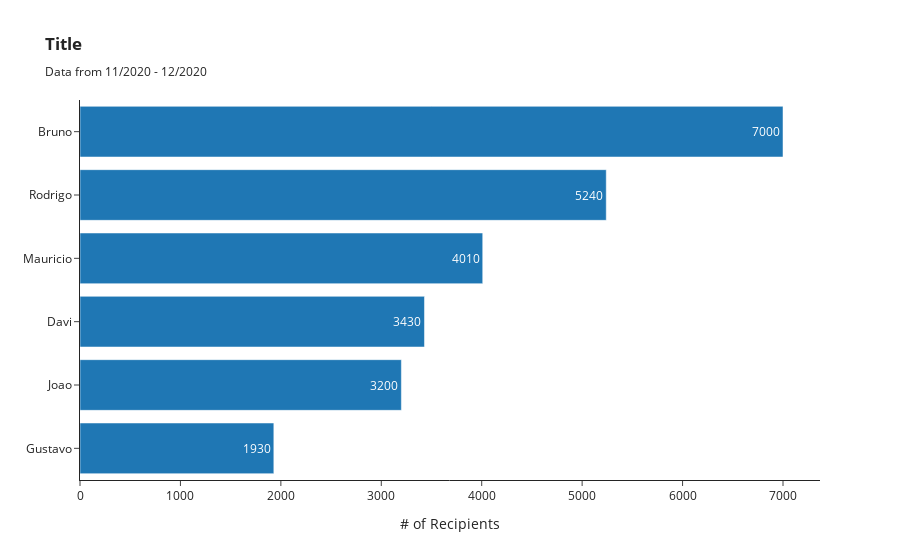

The code cell stored with this chart in its notebook:
### Markdown cell above
## Horizontal Bar Plots

### Code cell
###Data
df = pd.DataFrame({'Names': ["Joao", "Bruno", "Davi", "Rodrigo", "Gustavo", "Mauricio"],
                   'Values': [3200, 7000, 3430, 5240, 1930, 4010]})

df = df.sort_values('Values')

#Bar chart
fig = go.Figure(go.Bar(x=df.Values,
                       y=df.Names,
                       text = df.Values,
                       textposition = 'auto',
                       orientation='h'
                      )
               )

fig.update_layout(barmode='stack',
                  template = 'simple_white',
                  title = "<b>Title</b><br><sub>Data from 11/2020 - 12/2020</sub>",
                  xaxis_title = '# of Recipients'
                 )

fig.show()

### Figure 1 — Plotly figure (JSON) as saved in the notebook; plotly's stock layout.template omitted (floating-point values rounded to 4 significant figures)
{"data": [{"orientation": "h", "text": [1930, 3200, 3430, 4010, 5240, 7000], "textposition": "auto", "type": "bar", "x": [1930, 3200, 3430, 4010, 5240, 7000], "y": ["Gustavo", "Joao", "Davi", "Mauricio", "Rodrigo", "Bruno"]}], "layout": {"barmode": "stack", "title": {"text": "<b>Title</b><br><sub>Data from 11/2020 - 12/2020</sub>"}, "xaxis": {"title": {"text": "# of Recipients"}}}}
